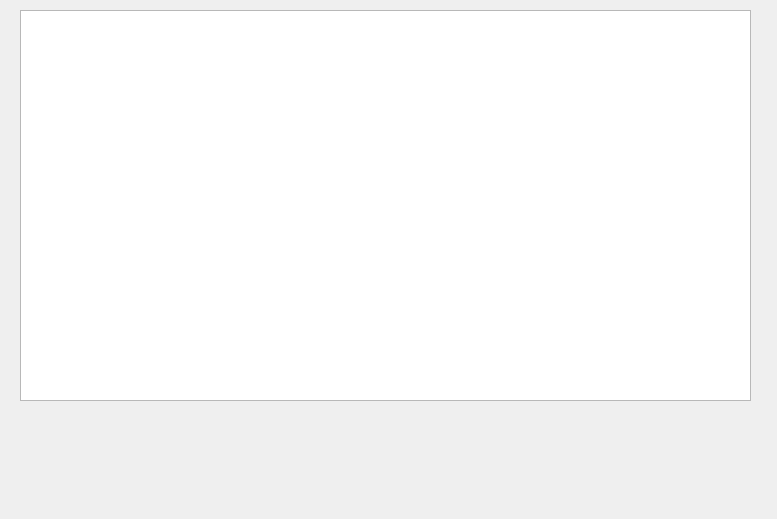
<?xml version="1.0" encoding="UTF-8"?>
<ui version="4.0">
 <class>Form</class>
 <widget class="QWidget" name="Form">
  <property name="geometry">
   <rect>
    <x>0</x>
    <y>0</y>
    <width>777</width>
    <height>519</height>
   </rect>
  </property>
  <property name="windowTitle">
   <string>Form</string>
  </property>
  <widget class="QTableView" name="view">
   <property name="geometry">
    <rect>
     <x>20</x>
     <y>10</y>
     <width>731</width>
     <height>391</height>
    </rect>
   </property>
  </widget>
 </widget>
 <resources/>
 <connections/>
</ui>
